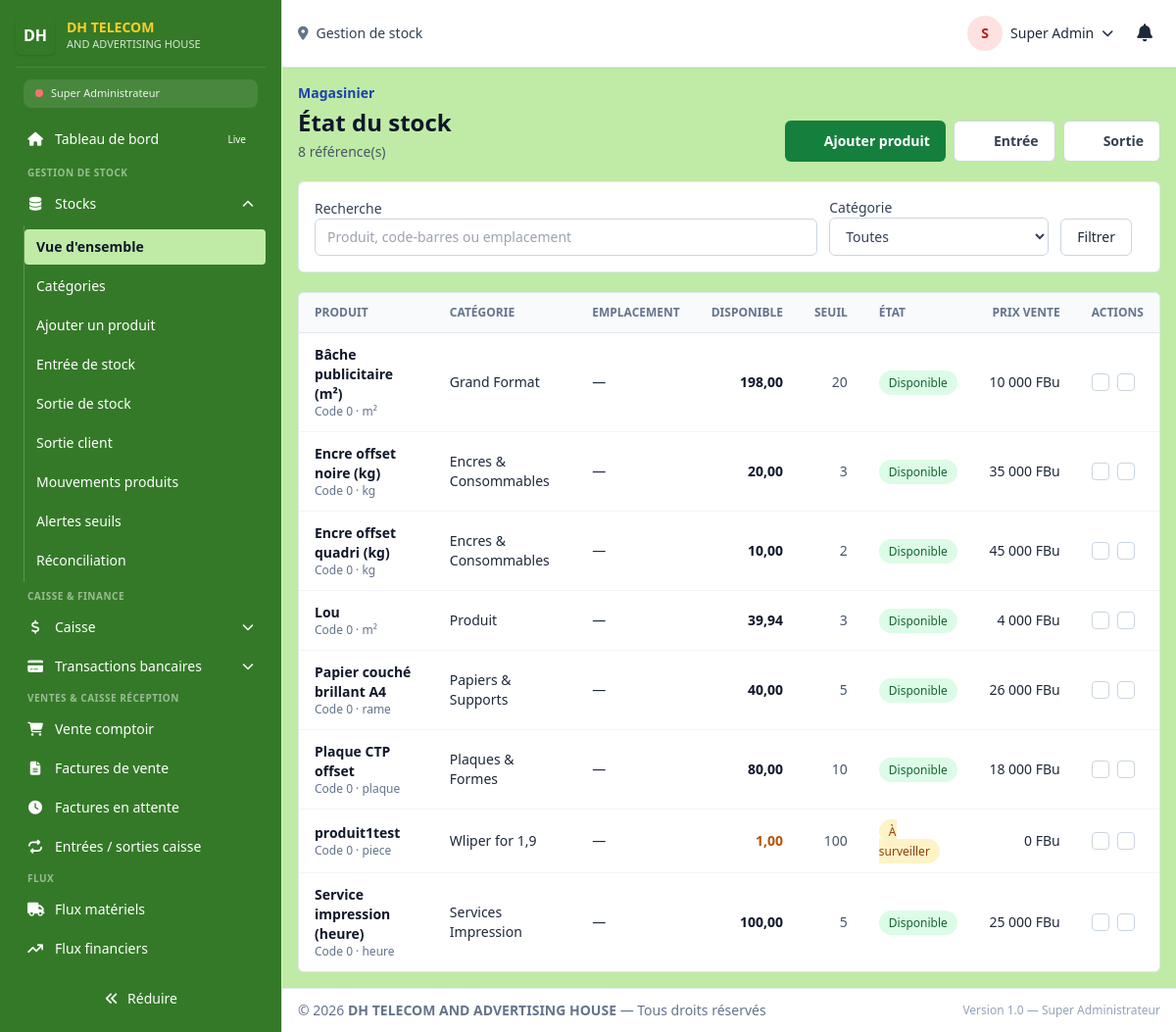
The app's page /super_admin/stock (signed in) with its own data.
### tables this page shows
CREATE TABLE `users` (
  `id` int(100) NOT NULL,
  `profil` varchar(255) NOT NULL DEFAULT '',
  `user_name` varchar(255) NOT NULL,
  `password` varchar(255) NOT NULL COMMENT 'bcrypt hash',
  `secret_code` varchar(255) DEFAULT NULL,
  `category` varchar(100) DEFAULT NULL COMMENT 'Réf cat_users.category',
  `f_name` varchar(100) DEFAULT NULL,
  `l_name` varchar(100) DEFAULT NULL,
  `telephone` varchar(100) DEFAULT NULL,
  `email` varchar(100) DEFAULT NULL,
  `adress` varchar(100) NOT NULL DEFAULT '',
  `level` varchar(100) NOT NULL DEFAULT '',
  `salary` decimal(10,0) NOT NULL DEFAULT 0,
  `status` varchar(100) NOT NULL DEFAULT 'Disponible',
  `session_id` varchar(1000) NOT NULL DEFAULT '',
  `admission` date NOT NULL DEFAULT curdate(),
  `reset_token` varchar(255) DEFAULT NULL,
  `token_expiry` datetime DEFAULT current_timestamp(),
  `jwt_secret` varchar(255) DEFAULT NULL COMMENT 'Secret personnel pour JWT',
  `last_login` datetime DEFAULT NULL,
  `failed_attempts` int(11) DEFAULT 0,
  `locked_until` datetime DEFAULT NULL,
  `created_at` timestamp NOT NULL DEFAULT current_timestamp(),
  `updated_at` timestamp NOT NULL DEFAULT current_timestamp() ON UPDATE current_timestamp()
);

CREATE TABLE `stock` (
  `id` int(100) NOT NULL,
  `reference` varchar(50) DEFAULT NULL,
  `barcode` varchar(50) DEFAULT NULL,
  `bar_code` int(11) NOT NULL DEFAULT 0,
  `medicine_name` varchar(100) NOT NULL,
  `color` varchar(10) NOT NULL DEFAULT '#000000',
  `category` varchar(255) NOT NULL,
  `sub_category_id` int(11) DEFAULT NULL,
  `shelf` text DEFAULT NULL,
  `registered_quantity` decimal(10,2) NOT NULL DEFAULT 0.00,
  `used_quantity` decimal(10,2) NOT NULL DEFAULT 0.00,
  `actual_quantity` decimal(10,2) NOT NULL DEFAULT 0.00,
  `register_date` varchar(100) NOT NULL,
  `expire_date` varchar(100) DEFAULT NULL,
  `sell_type` varchar(100) NOT NULL,
  `unit_id` int(11) DEFAULT NULL,
  `purchase_unit_id` int(11) DEFAULT NULL,
  `sale_unit_id` int(11) DEFAULT NULL,
  `origin` varchar(50) NOT NULL DEFAULT '',
  `quality` varchar(50) NOT NULL DEFAULT 'Standard',
  `actual_price` decimal(10,0) NOT NULL DEFAULT 0,
  `selling_price` decimal(10,0) NOT NULL DEFAULT 0,
  `profit_price` decimal(10,0) NOT NULL DEFAULT 0,
  `status` varchar(100) NOT NULL DEFAULT 'Disponible',
  `inventory` decimal(10,2) NOT NULL DEFAULT 0.00,
  `storage_conditions` varchar(255) NOT NULL DEFAULT '',
  `profil` varchar(100) NOT NULL DEFAULT '',
  `guard` decimal(10,0) NOT NULL DEFAULT 0,
  `requisition` decimal(10,2) DEFAULT 0.00,
  `seuil` decimal(10,0) NOT NULL DEFAULT 3 COMMENT 'Seuil alerte stock',
  `totalPrice` decimal(15,0) GENERATED ALWAYS AS (`actual_quantity` * `actual_price`) STORED,
  `low_stock_alert` tinyint(1) DEFAULT 0,
  `expiring_alert` tinyint(1) DEFAULT 0,
  `created_at` timestamp NOT NULL DEFAULT current_timestamp(),
  `updated_at` timestamp NOT NULL DEFAULT current_timestamp() ON UPDATE current_timestamp(),
  `grammage` int(11) DEFAULT NULL COMMENT 'g/m² pour papier',
  `format` varchar(50) DEFAULT NULL COMMENT 'A4, A3, SRA3...',
  `dimensions_mm` varchar(50) DEFAULT NULL,
  `laize` decimal(10,2) DEFAULT NULL COMMENT 'Largeur rouleau (m)',
  `thickness_mm` decimal(10,2) DEFAULT NULL COMMENT 'Épaisseur (mm)',
  `ink_color` varchar(50) DEFAULT NULL COMMENT 'Couleur encre',
  `support_type` varchar(100) DEFAULT NULL,
  `finish_type` varchar(100) DEFAULT NULL COMMENT 'Brillant, mat, soft touch',
  `brand` varchar(100) DEFAULT NULL,
  `supplier_id` int(100) DEFAULT NULL COMMENT 'Réf partners.id',
  `location` varchar(100) DEFAULT NULL COMMENT 'Emplacement entrepôt',
  `min_stock_alert` decimal(10,2) DEFAULT 0.00 COMMENT 'Seuil alerte',
  `reorder_level` decimal(10,2) DEFAULT 0.00 COMMENT 'Seuil réappro',
  `purchase_price` decimal(15,2) DEFAULT 0.00,
  `photo_url` varchar(500) DEFAULT NULL,
  `notes` text DEFAULT NULL
);

### dash/magasinier/stocks.php (the view, shortened to what the rows shown need)
<?php
require_once __DIR__ . '/../../api/database.php';
require_once __DIR__ . '/_inventory.php';
$db = Database::getInstance();
$conditions = ['1 = 1'];
$params = [];
$where = 'WHERE ' . implode(' AND ', $conditions);
$total = (int) $db->fetchColumn("SELECT COUNT(*) FROM stock $where", $params);
$page = max(1, (int) ($_GET['page'] ?? 1));
$perPage = 20;
$pages = max(1, (int) ceil($total / $perPage));
$page = min($page, $pages);
$offset = ($page - 1) * $perPage;
$products = $db->fetchAll("SELECT id, bar_code, medicine_name, category, shelf, actual_quantity, sell_type, actual_price, selling_price, seuil, status FROM stock $where ORDER BY medicine_name LIMIT $perPage OFFSET $offset", $params);
?>
<section class="space-y-5">
    <header class="flex flex-col gap-3 sm:flex-row sm:items-end sm:justify-between"><div><h1 class="mt-1 text-2xl font-bold text-slate-900">État du stock</h1></div></header>
    <div class="overflow-x-auto rounded-md border border-slate-200 bg-white"><table class="min-w-full divide-y divide-slate-200 text-sm"><thead class="bg-slate-50 text-left text-xs uppercase text-slate-500"><tr><th class="px-4 py-3">Produit</th><th class="px-4 py-3">Catégorie</th><th class="px-4 py-3">Emplacement</th><th class="px-4 py-3 text-right">Disponible</th><th class="px-4 py-3 text-right">Seuil</th><th class="px-4 py-3">État</th><th class="px-4 py-3 text-right">Prix vente</th><th class="px-4 py-3">Actions</th></tr></thead><tbody class="divide-y divide-slate-100">
        <?php if (!$products): ?><tr><td colspan="8" class="px-4 py-12 text-center text-slate-500">Aucun produit ne correspond à ces critères.</td></tr><?php else: foreach ($products as $product): ?>
            <?php $low = (float) $product['actual_quantity'] <= (float) $product['seuil']; ?>
            <tr class="hover:bg-slate-50"><td class="px-4 py-3"><div class="font-semibold text-slate-900"><?= inventoryEscape($product['medicine_name']) ?></div><div class="text-xs text-slate-500">Code <?= (int) $product['bar_code'] ?> · <?= inventoryEscape($product['sell_type']) ?></div></td><td class="px-4 py-3"><?= inventoryEscape($product['category']) ?></td><td class="px-4 py-3"><?= inventoryEscape($product['shelf'] ?: '—') ?></td><td class="px-4 py-3 text-right font-semibold <?= $low ? 'text-amber-700' : 'text-slate-900' ?>"><?= number_format((float) $product['actual_quantity'], 2, ',', ' ') ?></td><td class="px-4 py-3 text-right text-slate-600"><?= number_format((float) $product['seuil'], 0, ',', ' ') ?></td><td class="px-4 py-3"><span class="rounded-full px-2.5 py-1 text-xs font-medium <?= $low ? 'bg-amber-100 text-amber-800' : 'bg-green-100 text-green-800' ?>"><?= $low ? 'À surveiller' : inventoryEscape($product['status']) ?></span></td><td class="whitespace-nowrap px-4 py-3 text-right"><?= number_format((float) $product['selling_price'], 0, ',', ' ') ?> FBu</td><td class="whitespace-nowrap px-4 py-3"><div class="flex gap-2"><?php if (userCan($user, 'flux.entrees')): ?><a title="Entrée" aria-label="Entrée de stock pour <?= inventoryEscape($product['medicine_name']) ?>" href="<?= inventoryEscape(app_route_url('stock/entrees')) ?>?product_id=<?= (int) $product['id'] ?>" class="rounded border border-slate-300 p-2 text-green-800"><i data-feather="download" class="h-4 w-4"></i></a><?php endif; ?><?php if (userCan($user, 'flux.sorties')): ?><a title="Sortie" aria-label="Sortie de stock pour <?= inventoryEscape($product['medicine_name']) ?>" href="<?= inventoryEscape(app_route_url('stock/sorties')) ?>?product_id=<?= (int) $product['id'] ?>" class="rounded border border-slate-300 p-2 text-rose-700"><i data-feather="upload" class="h-4 w-4"></i></a><?php endif; ?></div></td></tr>
        <?php endforeach; endif; ?>
    </tbody></table></div>
</section>

### dash/template/layout.php (shortened to what the rows shown need)
<?php
require_once __DIR__ . "/permissions.php";
$escName   = htmlspecialchars($user["nom_complet"] ?? "Utilisateur", ENT_QUOTES, 'UTF-8');
$roleColor = getRoleColor($user["role_system"] ?? "");
$escAvatar = !empty($user["avatar"]) ? htmlspecialchars($user["avatar"], ENT_QUOTES, 'UTF-8') : null;
            ?>
<!doctype html>
<html lang="fr">
<head>
    <link rel="stylesheet"
          href="https://cdnjs.cloudflare.com/ajax/libs/font-awesome/6.5.1/css/all.min.css"
>
    <script src="https://cdn.tailwindcss.com"></script>
</head>
<body class="min-h-screen bg-[#C0EBA6] text-slate-800 antialiased">
<div id="app" class="relative flex h-screen">
    <div id="mainArea" class="w-0 min-w-0 flex-1 flex flex-col min-h-0 ml-0 lg:ml-72 anim-smooth">
        <header class="flex items-center justify-between gap-4 px-4 py-3 border-b bg-white shadow-sm">
            <div class="flex items-center gap-3">
                <div class="relative">
                    <button id="userBtn" type="button" aria-haspopup="true" aria-expanded="false"
                            class="flex items-center gap-2 p-1 rounded hover:bg-slate-100 focus:outline-none">
                        <?php if ($escAvatar): ?>
                            <img class="h-9 w-9 rounded-full object-cover" src="<?= $escAvatar ?>" alt="<?= $escName ?>">
                        <?php else: ?>
                            <span class="inline-flex h-9 w-9 rounded-full bg-<?= $roleColor ?>-100 text-<?= $roleColor ?>-700 items-center justify-center font-semibold text-sm">
                                <?= strtoupper(substr($escName, 0, 1)) ?>
                            </span>
                        <?php endif; ?>
                        <span class="hidden sm:inline text-sm font-medium"><?= $escName ?></span>
                        <i class="fa-solid fa-chevron-down text-xs"></i>
                    </button>
                </div>
            </div>
        </header>
        <main id="content" class="min-w-0 flex-1 overflow-x-hidden overflow-y-auto p-4">
            <?php
            if (isset($content) && $content !== '') {
                echo $content;
            } else {
                echo '<div class="p-4 bg-yellow-50 text-yellow-800 rounded">Aucun contenu à afficher.</div>';
            }
            ?>
        </main>
    </div>
</div>
</body>
</html>

### records on screen
users: category "S", category "Super Admin"
stock: medicine_name "Bâche publicitaire (m²)", bar_code "0", sell_type "m²", category "Grand Format", shelf "—", actual_quantity "198,00", seuil "20", status "Disponible", selling_price "10 000"
stock: medicine_name "Encre offset noire (kg)", bar_code "0", sell_type "kg", category "Encres & Consommables", shelf "—", actual_quantity "20,00", seuil "3", status "Disponible", selling_price "35 000"
stock: medicine_name "Encre offset quadri (kg)", bar_code "0", sell_type "kg", category "Encres & Consommables", shelf "—", actual_quantity "10,00", seuil "2", status "Disponible", selling_price "45 000"
stock: medicine_name "Lou", bar_code "0", sell_type "m²", category "Produit", shelf "—", actual_quantity "39,94", seuil "3", status "Disponible", selling_price "4 000"
stock: medicine_name "Papier couché brillant A4", bar_code "0", sell_type "rame", category "Papiers & Supports", shelf "—", actual_quantity "40,00", seuil "5", status "Disponible", selling_price "26 000"
stock: medicine_name "Plaque CTP offset", bar_code "0", sell_type "plaque", category "Plaques & Formes", shelf "—", actual_quantity "80,00", seuil "10", status "Disponible", selling_price "18 000"
stock: medicine_name "produit1test", bar_code "0", sell_type "piece", category "Wliper for 1,9", shelf "—", actual_quantity "1,00", seuil "100", shows "À surveiller", selling_price "0"
stock: medicine_name "Service impression (heure)", bar_code "0", sell_type "heure", category "Services Impression", shelf "—", actual_quantity "100,00", seuil "5", status "Disponible", selling_price "25 000"

### other values on screen
$escRole "Super Administrateur"
$item['label'] "Tableau de bord"
$item['badge']['text'] "Live"
$section['label'] "GESTION DE STOCK"
$item['label'] "Stocks"
$sub['label'] "Vue d'ensemble"
$sub['label'] "Catégories"
$sub['label'] "Ajouter un produit"
$sub['label'] "Entrée de stock"
$sub['label'] "Sortie de stock"
$sub['label'] "Sortie client"
$sub['label'] "Mouvements produits"
$sub['label'] "Alertes seuils"
$sub['label'] "Réconciliation"
$section['label'] "CAISSE & FINANCE"
